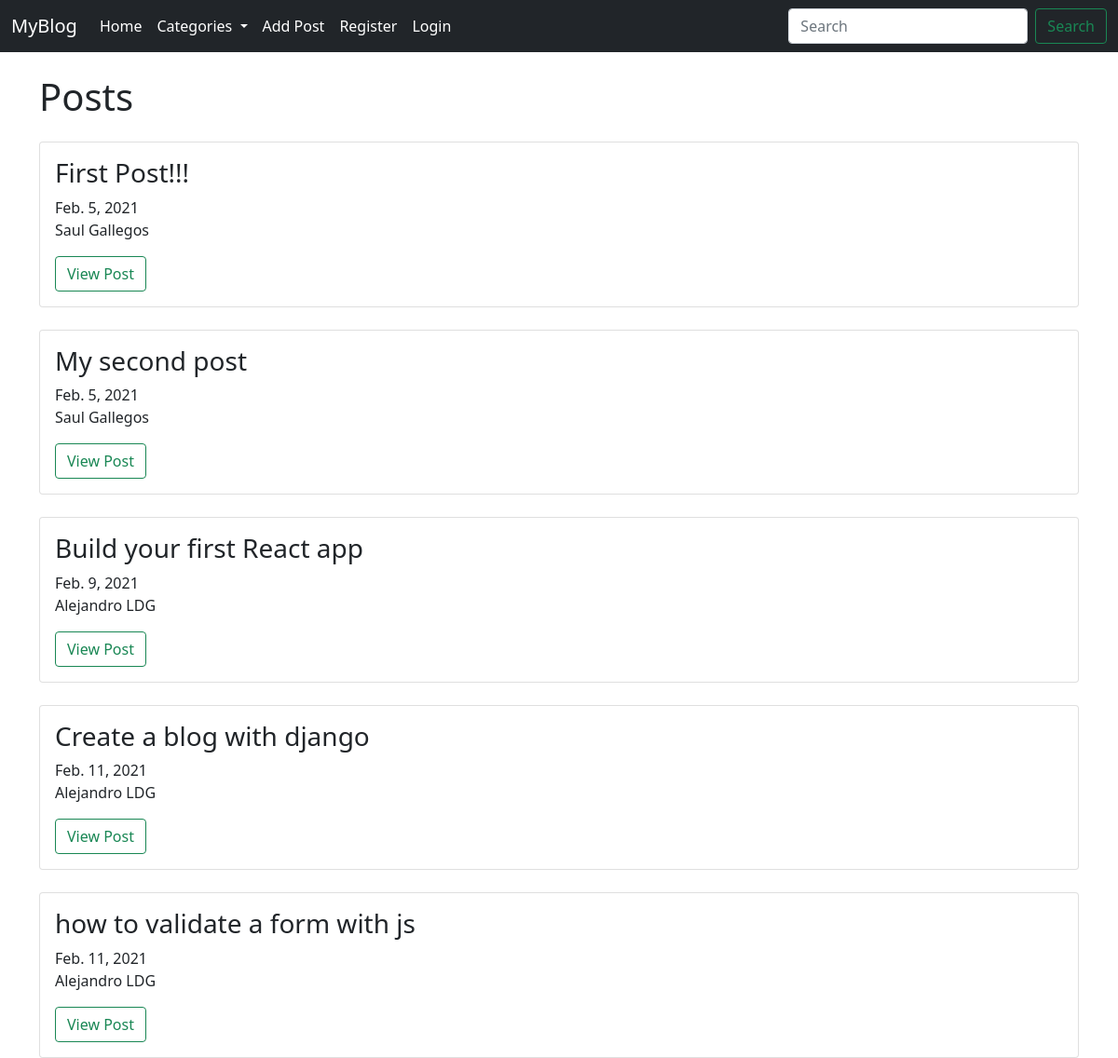
/, run on an earlier commit of the app's database.
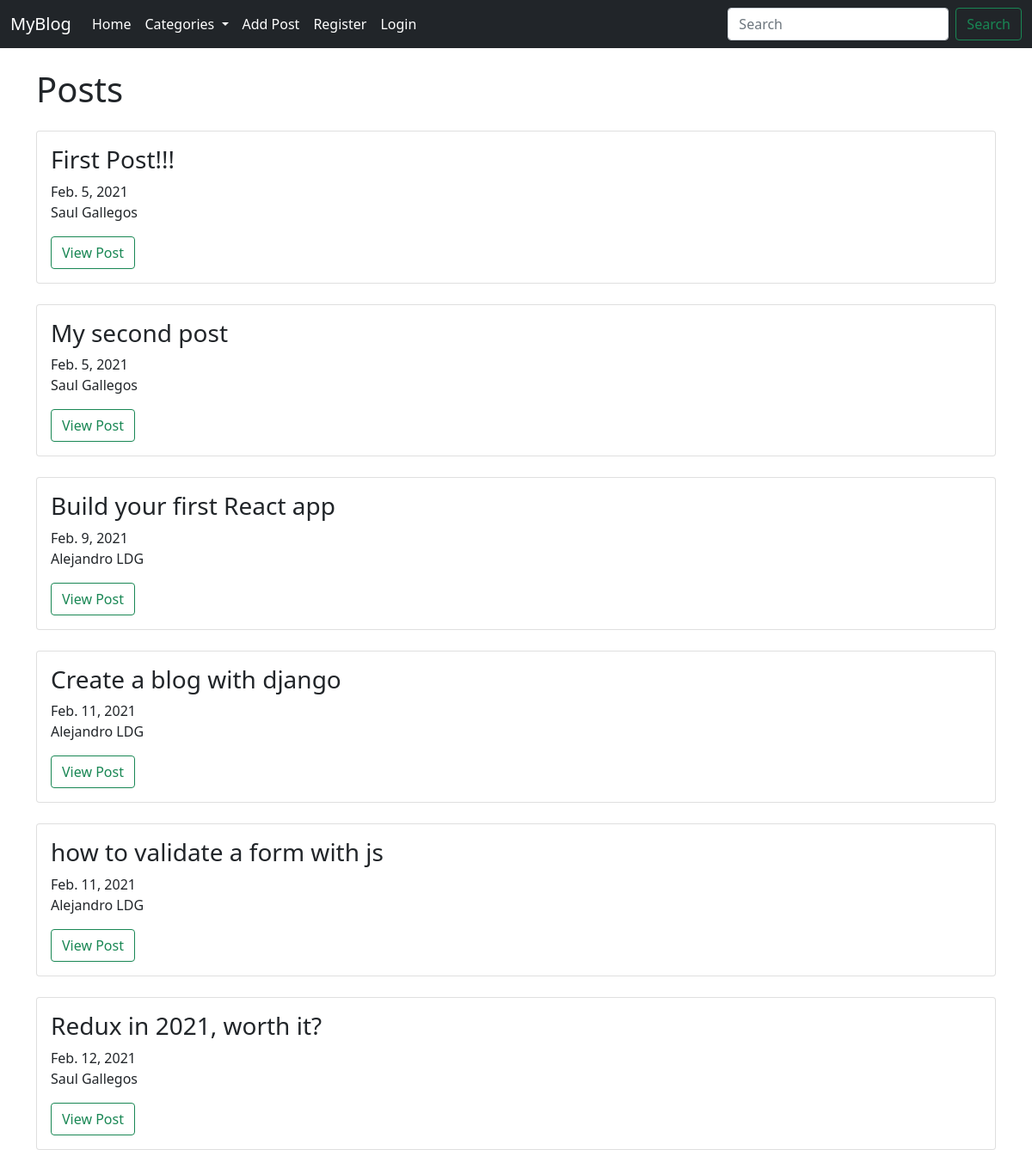
And on a later commit of the database.
### blog/models.py (models this page shows, shortened)
class Post(models.Model):
    title = models.CharField(max_length=250)
    body = models.TextField()
    author = models.ForeignKey(User, on_delete=models.CASCADE)
    date = models.DateField(auto_now_add=True)

### blog/views.py (the view)
# urls.py: path('', HomeView.as_view(), name='home'),
class HomeView(ListView):
     model = Post
     template_name = 'home.html'

### blog/templates/home.html
{% extends 'base.html' %}
{% block content %}
<h1>Posts</h1>
     {% for post in object_list %}
          <div class="card mt-4">
               <div class="card-body">
                    <h3>{{post.title}}</h3>
                    {{post.date}}
                    <p>{{post.author.first_name}} {{post.author.last_name}}</p>
                    <a class="btn btn-outline-success" href="{% url 'post_detail' post.pk %}">View Post</a>
               </div>
          </div>
     {% endfor %}
{% endblock %}

What changed in the data, as far as the page shows it:
added Post: title "Redux in 2021, worth it?", date "Feb. 12, 2021", author.first_name "Saul", author.last_name "Gallegos"
